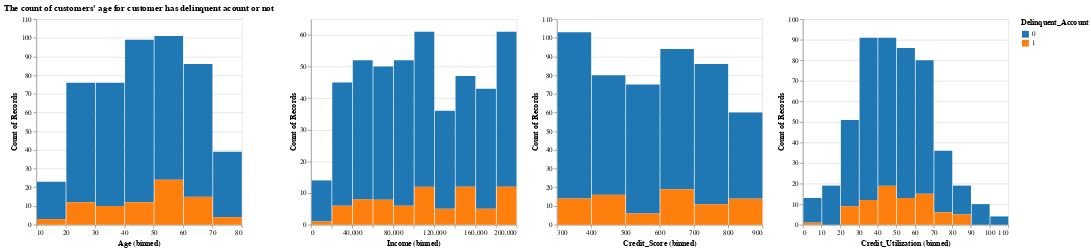

Notebook code for this chart:
### Code cell
visual_age = alt.Chart(cleaned_df, title = "The count of customers' age for customer has delinquent acount or not").mark_bar().encode(
    x = alt.X("Age").bin(),
    y = alt.Y('count()'),
    color = alt.Color('Delinquent_Account:N', scale=alt.Scale(scheme='category10'))
)

visual_Income = alt.Chart(cleaned_df, title = ' ').mark_bar().encode(
    x = alt.X("Income").bin(),
    y = alt.Y("count()"),
    color = alt.Color('Delinquent_Account:N', scale=alt.Scale(scheme='category10'))
)

visual_credit_score = alt.Chart(cleaned_df, title = " ").mark_bar().encode(
    x = alt.X("Credit_Score").bin(),
    y = alt.Y("count()"),
    color = alt.Color('Delinquent_Account:N', scale=alt.Scale(scheme='category10'))
)

visual_credit_utilization = alt.Chart(cleaned_df, title = '').mark_bar().encode(
    x = alt.X("Credit_Utilization").bin(),
    y = alt.Y("count()"),
    color = alt.Color('Delinquent_Account:N', scale=alt.Scale(scheme='category10'))
)


visual = alt.hconcat(visual_age, visual_Income, visual_credit_score, visual_credit_utilization)

visual

### Figure 1 — Vega-Lite specification as saved in the notebook (floating-point values rounded to 4 significant figures; data arrays with more than 128 entries replaced by an {"elided": "..."} marker saying what was removed)
{"config": {"view": {"continuousWidth": 300, "continuousHeight": 300}}, "hconcat": [{"mark": {"type": "bar"}, "encoding": {"color": {"field": "Delinquent_Account", "scale": {"scheme": "category10"}, "type": "nominal"}, "x": {"bin": {}, "field": "Age", "type": "quantitative"}, "y": {"aggregate": "count", "type": "quantitative"}}, "title": "The count of customers' age for customer has delinquent acount or not"}, {"mark": {"type": "bar"}, "encoding": {"color": {"field": "Delinquent_Account", "scale": {"scheme": "category10"}, "type": "nominal"}, "x": {"bin": {}, "field": "Income", "type": "quantitative"}, "y": {"aggregate": "count", "type": "quantitative"}}, "title": " "}, {"mark": {"type": "bar"}, "encoding": {"color": {"field": "Delinquent_Account", "scale": {"scheme": "category10"}, "type": "nominal"}, "x": {"bin": {}, "field": "Credit_Score", "type": "quantitative"}, "y": {"aggregate": "count", "type": "quantitative"}}, "title": " "}, {"mark": {"type": "bar"}, "encoding": {"color": {"field": "Delinquent_Account", "scale": {"scheme": "category10"}, "type": "nominal"}, "x": {"bin": {}, "field": "Credit_Utilization", "type": "quantitative"}, "y": {"aggregate": "count", "type": "quantitative"}}, "title": ""}], "data": {"name": "data-e3954a074b61d245bf4cb00e2e55e3d9"}, "$schema": "https://vega.github.io/schema/vega-lite/v5.8.0.json", "datasets": {"data-e3954a074b61d245bf4cb00e2e55e3d9": {"elided": "500 records"}}}
